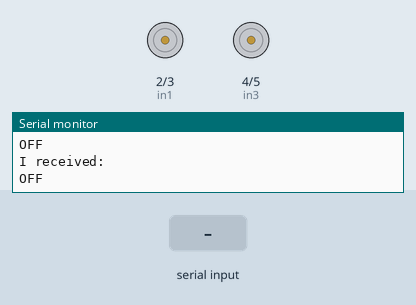
Simulated run of this sketch. Board: Arduino Uno, built with avr-gcc and run on an emulated ATmega328P. Parts: motor-driver pin pairs drawn as motors (green arrow = first pin HIGH = forward, orange = second pin HIGH = backward, longer = more drive), the last lines printed to the serial monitor. The inputs (shaded band) are chosen by the test bench.

Above: at 1.2 s.
1.3 s: "87" received over Serial
At 2.2 s:
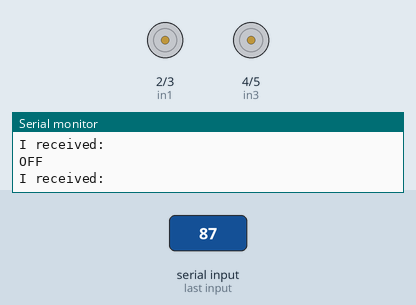
2.9 s: "65" received over Serial
At 3.04 s:
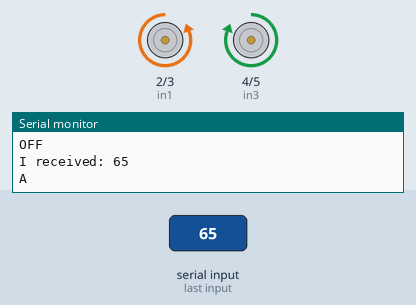
4.6 s: "83" received over Serial
At 5.9 s:
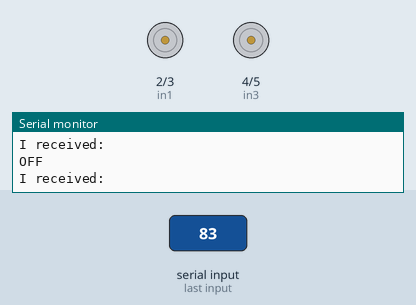
6.2 s: "68" received over Serial
At 6.35 s:
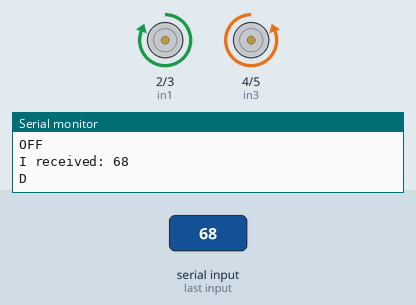
Timing chart, 0 to 8.9 s (numbered marks = the images above; inputs shaded):
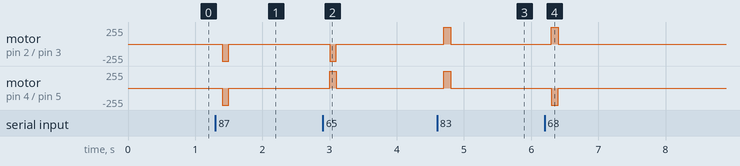

Measured:
- after the input at 1.3 s, motor on pin 2 (in1) / pin 3 (in2), motor on pin 4 (in3) / pin 5 (in4): stopped → backward 255/255 after 0.10 s, → stopped 0.10 s later
- after the input at 2.9 s, motor on pin 2 (in1) / pin 3 (in2): stopped → backward 255/255 after 0.10 s, → stopped 0.10 s later; motor on pin 4 (in3) / pin 5 (in4): stopped → forward 255/255 after 0.10 s, → stopped 0.10 s later
- after the input at 4.6 s, motor on pin 2 (in1) / pin 3 (in2), motor on pin 4 (in3) / pin 5 (in4): stopped → forward 255/255 after 0.10 s, → stopped 0.10 s later
- after the input at 6.2 s, motor on pin 2 (in1) / pin 3 (in2): stopped → forward 255/255 after 0.10 s, → stopped 0.10 s later; motor on pin 4 (in3) / pin 5 (in4): stopped → backward 255/255 after 0.10 s, → stopped 0.10 s later

The sketch:

robot-turtle.ino
```cpp
// Motor A connections
int in1 = 2; //8
int in2 = 3; //7
// Motor B connections
int in3 = 4; //5
int in4 = 5; //4

// Motor C connections
int in5 = 8; //8
int in6 = 9; //7
// Motor D connections
int in7 = 10; //5
int in8 = 11; //4

String incomingByte = "";

void setup() {
  Serial.begin(115200);
  Serial.setTimeout(100);

  // Set all the motor control pins to outputs
  pinMode(in1, OUTPUT);
  pinMode(in2, OUTPUT);
  pinMode(in3, OUTPUT);
  pinMode(in4, OUTPUT);

  // Turn off motors - Initial state
  digitalWrite(in1, LOW);
  digitalWrite(in2, LOW);
  digitalWrite(in3, LOW);
  digitalWrite(in4, LOW);

  Serial.println("Started");
}

void loop() {
  //if (Serial.available() > 0) {
    // read the incoming byte:
    incomingByte = Serial.readString();

    // say what you got:
    Serial.print("I received: ");
    Serial.println(incomingByte);

    if (incomingByte == "87") {
        Serial.println("W");
        forwards();
    } else if (incomingByte == "65") {
        Serial.println("A");
        left();
    } else if (incomingByte == "83") {
        Serial.println("S");
        backwards();
    } else if (incomingByte == "68") {
        Serial.println("D");
        right();
    } else if (incomingByte == "81") {
        Serial.println("Q");
        rotateCounterClockWise();
    } else if (incomingByte == "69") {
        Serial.println("E");
        rotateClockWise();
    } else {
        Serial.println("OFF");
        stop();
    }
  //}

  //directionControl();
  //delay(1000);
  //speedControl();
  //delay(1000);
}

void forwards() {
  digitalWrite(in1, LOW); // right front
  digitalWrite(in2, HIGH);

  digitalWrite(in3, LOW); // right rear
  digitalWrite(in4, HIGH);

  digitalWrite(in5, LOW); // left front
  digitalWrite(in6, HIGH);

  digitalWrite(in7, LOW); // left rear
  digitalWrite(in8, HIGH);
}
void backwards() {
  digitalWrite(in1, HIGH);
  digitalWrite(in2, LOW);
  digitalWrite(in3, HIGH);
  digitalWrite(in4, LOW);
  digitalWrite(in5, HIGH);
  digitalWrite(in6, LOW);
  digitalWrite(in7, HIGH);
  digitalWrite(in8, LOW);
}
void left() {
  digitalWrite(in1, LOW); // right front
  digitalWrite(in2, HIGH);

  digitalWrite(in3, HIGH); // right rear
  digitalWrite(in4, LOW);

  digitalWrite(in5, HIGH); // left front
  digitalWrite(in6, LOW);

  digitalWrite(in7, LOW); // left rear
  digitalWrite(in8, HIGH);
}
void right() {
  digitalWrite(in1, HIGH); // right front
  digitalWrite(in2, LOW);

  digitalWrite(in3, LOW); // right rear
  digitalWrite(in4, HIGH);

  digitalWrite(in5, LOW); // left front
  digitalWrite(in6, HIGH);

  digitalWrite(in7, HIGH); // left rear
  digitalWrite(in8, LOW);
}
void rotateClockWise() {
  digitalWrite(in1, HIGH); // right front
  digitalWrite(in2, LOW);

  digitalWrite(in3, HIGH); // right rear
  digitalWrite(in4, LOW);

  digitalWrite(in5, LOW); // left front
  digitalWrite(in6, HIGH);

  digitalWrite(in7, LOW); // left rear
  digitalWrite(in8, HIGH);
}
void rotateCounterClockWise() {
  digitalWrite(in1, LOW); // right front
  digitalWrite(in2, HIGH);

  digitalWrite(in3, LOW); // right rear
  digitalWrite(in4, HIGH);

  digitalWrite(in5, HIGH); // left front
  digitalWrite(in6, LOW);

  digitalWrite(in7, HIGH); // left rear
  digitalWrite(in8, LOW);
}
void stop() {
  digitalWrite(in1, LOW);
  digitalWrite(in2, LOW);
  digitalWrite(in3, LOW);
  digitalWrite(in4, LOW);
  digitalWrite(in5, LOW);
  digitalWrite(in6, LOW);
  digitalWrite(in7, LOW);
  digitalWrite(in8, LOW);
}
```
